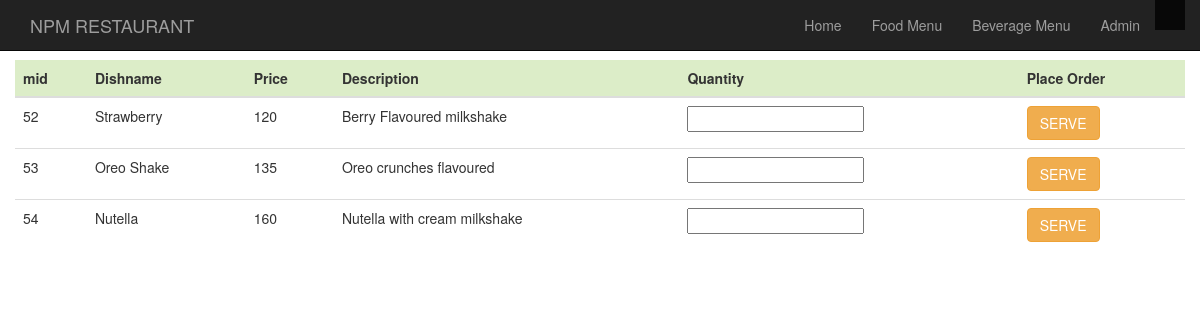
Screenshot of /jarshakes.php with the database file from the repository.
### tables this page shows
CREATE TABLE `menulist` (
  `category` varchar(100) NOT NULL,
  `dishname` varchar(100) NOT NULL,
  `price` int(10) NOT NULL,
  `description` varchar(1000) NOT NULL,
  `mid` int(10) NOT NULL
);

### jarshakes.php (the view, shortened to what this page needs)
<!DOCTYPE html>
   <html>
   <head>
<link rel="stylesheet" href="https://maxcdn.bootstrapcdn.com/bootstrap/3.3.7/css/bootstrap.min.css">
<link rel="stylesheet" type="text/css" href="">
</head>
<body>
<nav class="navbar navbar-inverse navbar-fixed-top">
      <div class="container">
        <div class="navbar-header">
          <a class="navbar-brand" href="index.php">NPM RESTAURANT</a>
        </div>
        <div id="navbar" class="collapse navbar-collapse">
          <ul class="nav navbar-nav navbar-right">
            <li><a href="index.php">Home</a></li>
            <li><a href="foodmenu.php">Food Menu</a></li>
            <li><a href="beveragemenu.php">Beverage Menu</a></li>
            <li><a href="login.php">Admin</a></li>
         <li class="nav-item active" active>
      <a class="nav-link" style="margin-left:0vw" href="">
      <?php if(isset($_SESSION['tno']))
{ echo "Table no ".$_SESSION['tno']; } ?></a></li>
          </ul>
        </div>
      </div>
    </nav>
<br><br><br>
<?php
  $db="npm_res";
  $conn = new mysqli("localhost","root","","npm_res");
  $conn ->select_db($db) or die( "Unable to select database");
  $res=mysqli_query($conn,"Select * from menulist where category='Jar Shakes'");
?>
<div class="container">
<div class="row justify-content-center">
  <table class="table">
  <thead class="thead" style="background-color: #dcedc8;">
  <tr>
<th scope="col">mid</th>
<th scope="col">Dishname</th>
<th scope="col">Price</th>
<th scope="col">Description</th>
<th scope="col">Quantity</th>
<th scope="col">Place Order</th>
  </tr>
  </thead>
  <?php
while($row = $res->fetch_assoc()): ?>
<tr>
<td>
<?php echo $row['mid']; ?>
</td>
<td>
<?php echo $row['dishname'];
?>
</td>
<td>
<?php echo $row['price']; ?>
</td>
<td>
<?php echo $row['description']; ?>
</td>
<td>
<input type="text" class="qty" name="quantity" value=""></input>
</td>
<td><input type="button" name="<?php echo $row['category'] ?>" onclick="fun()" id="<?php echo $row['dishname'] ?>" value="SERVE" class="btn btn-warning common">
</td>
</tr>
 <?php endwhile; ?>
</table>
</div>
</div>
</body>
</html>

### rows the page displays
menulist: mid "52", dishname "Strawberry", price "120", description "Berry Flavoured milkshake"
menulist: mid "53", dishname "Oreo Shake", price "135", description "Oreo crunches flavoured"
menulist: mid "54", dishname "Nutella", price "160", description "Nutella with cream milkshake"
